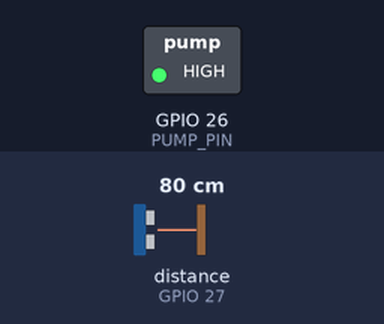
Recording of a sketch running on a simulated ESP32. Shown: switched loads named in the sketch (green lamp = pin HIGH). Wiring (inferred from the names in the program): ultrasonic range finder: trigger GPIO 14; echo GPIO 27. Inputs (shaded band) come from the test bench; at power-on: distance to the obstacle (sensor on GPIO 27) 80 cm. The echo pulse lasts 58.3 µs per cm; WiFi joins after 1.5 s; servers stay silent unless stated; pins used as bus, display or sensor lines are not drawn; what the sketch prints to the serial monitor is not drawn.

Above: at 4.0 s.
4.1 s: distance to the obstacle (sensor on GPIO 27) set to 7 cm
6.3 s: distance to the obstacle (sensor on GPIO 27) set to 4 cm
At 8.2 s:
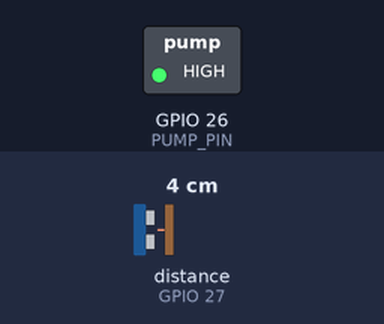
10.3 s: distance to the obstacle (sensor on GPIO 27) set to 9 cm
At 11.2 s:
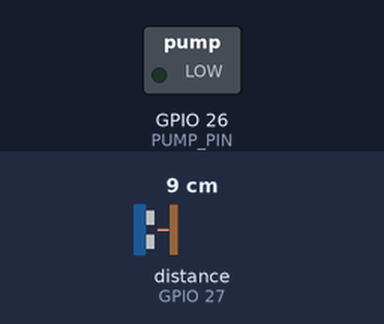
12.3 s: distance to the obstacle (sensor on GPIO 27) set to 2 cm
At 13.9 s:
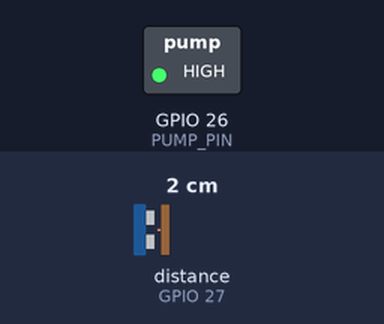
Timing chart, 0 to 15.3 s (numbered marks = the images above; inputs shaded):
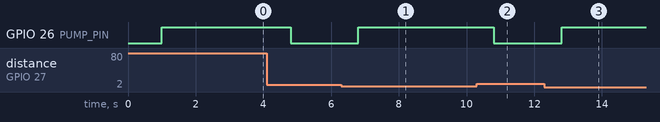

Measured:
- after the input at 6.3 s, GPIO 26 (PUMP_PIN): LOW → HIGH after 0.50 s
- after the input at 10.3 s, GPIO 26 (PUMP_PIN): HIGH → LOW after 0.51 s
- after the input at 12.3 s, GPIO 26 (PUMP_PIN): LOW → HIGH after 0.50 s

The sketch:

pump_blink.ino
```cpp
#define BLYNK_TEMPLATE_ID "TMPL3tNZWwYkE"
#define BLYNK_TEMPLATE_NAME "Smart IoT"
#define BLYNK_AUTH_TOKEN "o0zhLvRmADkNmG7nrJ0cBuorRjMNsph6"

#include <WiFi.h>
#include <BlynkSimpleEsp32.h>
#include <BlynkTimer.h>

// WiFi credentials
char ssid[] = "OnePlus 6";
char pass[] = "siya2204";

// Pin definitions (ESP32 GPIOs)
#define TRIG_PIN 14     // GPIO14
#define ECHO_PIN 27     // GPIO27
#define PUMP_PIN 26     // GPIO26 (active-low relay)

// Constants
#define FULL_THRESHOLD_CM 5
#define MAX_DISTANCE_CM 30

// Variables
long duration;
float distanceCM;
int waterLevelPercent;

BlynkTimer timer;

void measureAndControl() {
  // Clear previous trigger
  digitalWrite(TRIG_PIN, LOW);
  delayMicroseconds(2);

  // Send 10us pulse
  digitalWrite(TRIG_PIN, HIGH);
  delayMicroseconds(10);
  digitalWrite(TRIG_PIN, LOW);

  // Read pulse from ECHO_PIN
  duration = pulseIn(ECHO_PIN, HIGH, 30000); // timeout in 30ms

  if (duration == 0) {
    Serial.println("[WARNING] No pulse received (timeout).");
    distanceCM = MAX_DISTANCE_CM;
  } else {
    distanceCM = duration * 0.034 / 2;
  }

  // Clamp outliers
  if (distanceCM > MAX_DISTANCE_CM) distanceCM = MAX_DISTANCE_CM;

  // Calculate level %
  waterLevelPercent = 100 - ((distanceCM * 100) / MAX_DISTANCE_CM);
  waterLevelPercent = constrain(waterLevelPercent, 0, 100);

  // Control Pump
  if (distanceCM <= FULL_THRESHOLD_CM) {
    digitalWrite(PUMP_PIN, HIGH);  // Pump OFF
    Blynk.virtualWrite(V0, 0);     // LED OFF
    Serial.println("[STATUS] Water level HIGH — Pump OFF");
  } else {
    digitalWrite(PUMP_PIN, LOW);   // Pump ON
    Blynk.virtualWrite(V0, 255);   // LED ON
    Serial.println("[STATUS] Water level LOW — Pump ON");
  }

  // Serial and Blynk output
  Serial.print("[DISTANCE] ");
  Serial.print(distanceCM);
  Serial.print(" cm | [LEVEL] ");
  Serial.print(waterLevelPercent);
  Serial.println(" %");

  Blynk.virtualWrite(V1, waterLevelPercent); // Send to Blynk Gauge
}

void setup() {
  Serial.begin(115200);
  delay(1000);

  // Pin config
  pinMode(TRIG_PIN, OUTPUT);
  pinMode(ECHO_PIN, INPUT);
  pinMode(PUMP_PIN, OUTPUT);
  digitalWrite(PUMP_PIN, HIGH); // Relay OFF (default)

  Serial.println("[BOOT] Connecting to WiFi...");
  Blynk.begin(BLYNK_AUTH_TOKEN, ssid, pass);

  // Schedule sensor check every 2 seconds
  timer.setInterval(2000L, measureAndControl);
}

void loop() {
  Blynk.run();
  timer.run();
}
```
